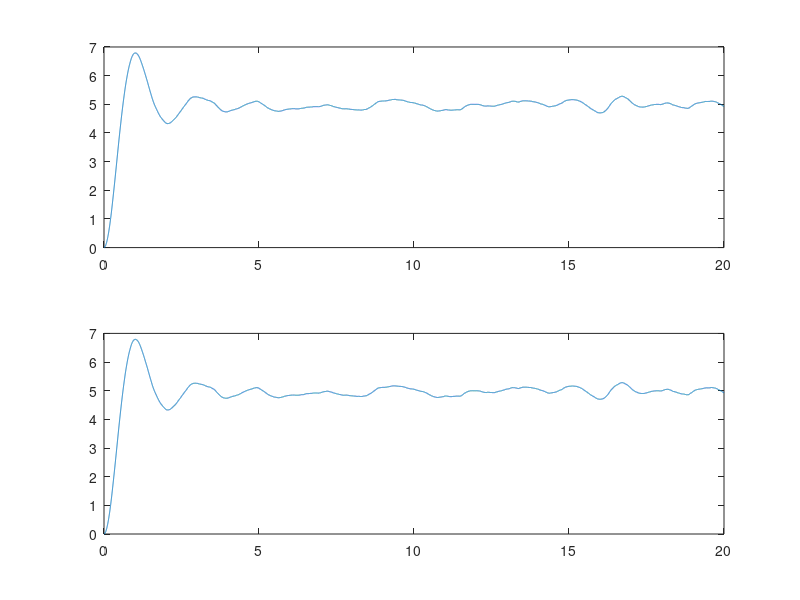

MATLAB code for this plot:
hold off
clear all
clc
close all

pkg load control

%Construimos la función de transferencia s
numerador = [0 10];
denominador = [1,2,10];
sc = tf(numerador,denominador)

%transformamos la función de continua a discreta
sd= c2d(sc,0.001)

%Generamos 20000 inputs aleatorios  entre 0 y 10 para el sistema
u=rand(20000,1)*10;

%evaluamos la funcion de transferencia sd con los valores de u y los guardamos.
[y1 t1]=lsim(sd,u);

%graficamos la función de trasnferencia.
subplot(2,1,1)
plot (t1,y1)

%Empezamos con los minimos cuadrados, primero generamos el vector A y Y
A = [-1*[0;y1(1:length(y1)-1)], -1*[0;0;y1(1:length(y1)-2)], [0;u(1:length(u)-1)],  [0;0;u(1:length(u)-2)]];
Y = y1;



%Aplicamos de la ecuación de mínimos cuadrados

Coe=inv(A'*A)*A'*Y;
CoeInv= Coe'
Saprox = tf([0, Coe(3), Coe(4)],[1, Coe(1), Coe(2)],0.001)
[y2 t2]=lsim(Saprox,u);
subplot(2,1,2)
plot(t2,y2)


